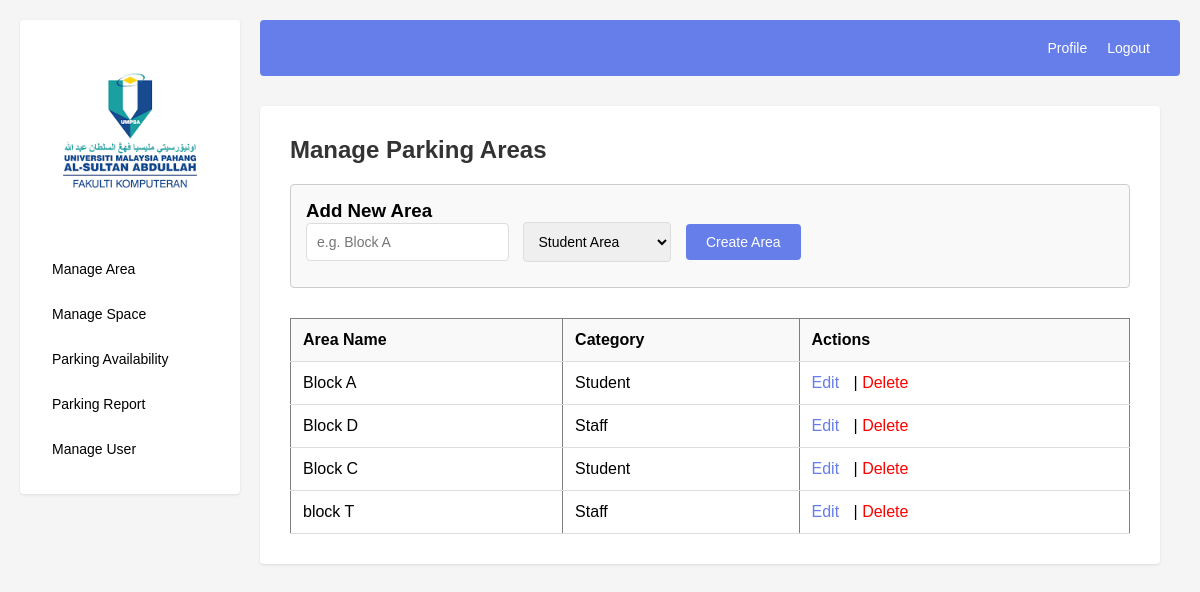
The app's page /Module2/admin_list_area.php?error=select_area (signed in) with its own data.
### tables this page shows
CREATE TABLE `parking_area` (
  `Area_id` int(11) NOT NULL,
  `Area_name` varchar(50) NOT NULL,
  `Category` enum('Student','Staff','Event','Visitor') NOT NULL
);

### Module2/admin_list_area.php (the view, shortened to what this page needs)
<?php
require_once '../config.php';
$areas = mysqli_query($conn, "SELECT * FROM parking_area");
?>
<!DOCTYPE html>
<html lang="en">
<head>
</head>
<body>
    <header>
        <div class="navbar1">
            <a href="../Module1/admin_view_profile.php">Profile</a>
            <a href="../logout.php">Logout</a>
        </div>
    </header>
    <div class="sidebar">
        <img class="logo" src="../photo/logoUmpsa.png" alt="Logo">
        <a href="../Module2/admin_list_area.php">Manage Area</a>
        <a href="../Module2/admin_manage_spaces.php">Manage Space</a>
        <a href="../Module2/admin_view.php">Parking Availability</a>
        <a href="../Module 3/admin_parking_report.php">Parking Report</a>
        <a href="../Module1/admin_list_users.php">Manage User</a>
    </div>
    <div class="container">
        <h2>Manage Parking Areas</h2>
    <form method="POST" style="margin-bottom: 30px; border: 1px solid #ccc; padding: 15px;">
        <h3>Add New Area</h3>
        <input type="text" name="area_name" placeholder="e.g. Block A" required>
        <select name="category">
            <option value="Student">Student Area</option>
        </select>
        <button type="submit" name="add_area">Create Area</button>
    </form>
    <table border="1" width="100%">
        <tr>
            <th>Area Name</th>
            <th>Category</th>
            <th>Actions</th>
        </tr>
        <?php while($row = mysqli_fetch_assoc($areas)): ?>
        <tr>
            <td><?php echo $row['Area_name']; ?></td>
            <td><?php echo $row['Category']; ?></td>
            <td>
                <a href="admin_edit_area.php?id=<?php echo $row['Area_id']; ?>">Edit</a> |
                <a href="admin_delete_area.php?id=<?php echo $row['Area_id']; ?>"
                   style="color:red;"
                   onclick="return confirm('Deleting this area will delete all slots inside it. Proceed?')">Delete</a>
            </td>
        </tr>
        <?php endwhile; ?>
    </table>
    </div>
</body>
</html>

### Module2/admin_list_area.php (style rules this page uses)
* { margin: 0; padding: 0; box-sizing: border-box; }
body { font-family: Arial, sans-serif; background: #f5f5f5; padding: 20px; margin-left: 240px; }
header { background: #667eea; color: white; padding: 20px 30px; margin-bottom: 30px; border-radius: 4px; display: flex; justify-content: flex-end; align-items: center; }
.navbar1 { display: flex; gap: 20px; }
.navbar1 a { color: white; text-decoration: none; cursor: pointer; font-size: 14px; }
.sidebar { width: 220px; position: fixed; top: 20px; left: 20px; background: white; padding: 20px; border-radius: 4px; box-shadow: 0 1px 3px rgba(0,0,0,0.1); max-height: calc(100vh - 40px); overflow-y: auto; }
.sidebar a { display: block; padding: 12px; margin: 5px 0; color: black; text-decoration: none; border-radius: 4px; font-size: 14px; }
.logo { width: 100%; margin-bottom: 20px; border-radius: 4px; }
.container { max-width: 900px; background: white; padding: 30px; border-radius: 4px; box-shadow: 0 1px 3px rgba(0,0,0,0.1); }
h2 { margin-bottom: 20px; color: #333; }
table { width: 100%; border-collapse: collapse; margin-top: 20px; }
table th, table td { padding: 12px; text-align: left; border-bottom: 1px solid #ddd; }
table th { background: #f9f9f9; font-weight: bold; }
table a { color: #667eea; text-decoration: none; margin-right: 10px; }
form { background: #f9f9f9; padding: 20px; border-radius: 4px; margin-bottom: 30px; }
form input, form select { padding: 10px; border: 1px solid #ddd; border-radius: 4px; font-size: 14px; margin-right: 10px; margin-bottom: 10px; }
form button { background: #667eea; color: white; padding: 10px 20px; border: none; border-radius: 4px; cursor: pointer; font-size: 14px; }

### records on screen
parking_area: Area_name "Block A", Category "Student"
parking_area: Area_name "Block D", Category "Staff"
parking_area: Area_name "Block C", Category "Student"
parking_area: Area_name "block T", Category "Staff"
